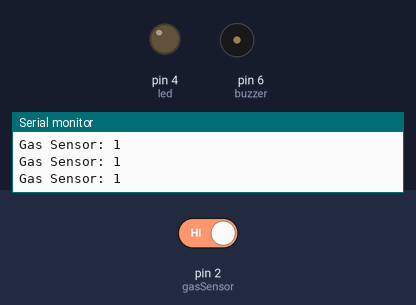
Bench run of a sketch on a simulated Arduino Uno, built with avr-gcc and run on an emulated ATmega328P. Shown: output pins drawn as LEDs (lit = HIGH), buzzer (waves = sounding), the last lines printed to the serial monitor. The test bench sets the inputs (shaded band); at power-on: pin 2 (gasSensor) HIGH.

Above: at 1.2 s.
1.3 s: pin 2 (gasSensor) driven LOW
At 2.5 s:
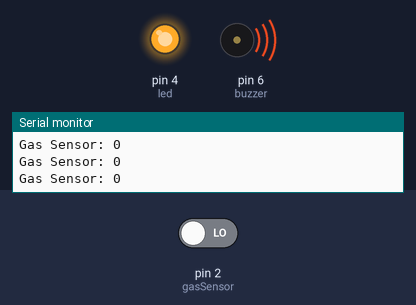
2.8 s: pin 2 (gasSensor) driven HIGH
At 4.0 s:
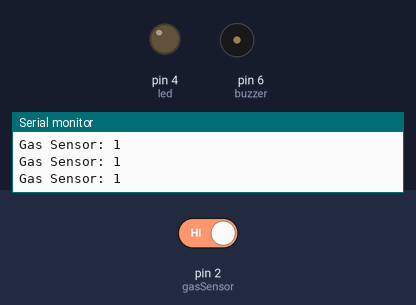
Timing chart, 0 to 5.8 s (numbered marks = the images above; inputs shaded):
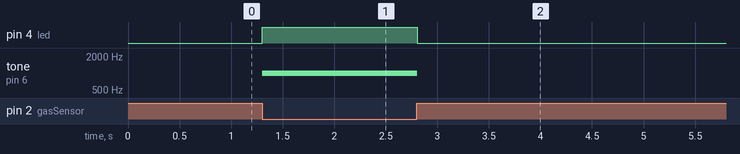

The sketch:

Gas_Leakage_Detection_System_Ardiuno.ino
```cpp
int gasSensor = 2;   // MQ D0 connected to D2

int led = 4;
int buzzer = 6;

void setup() {

  pinMode(gasSensor, INPUT);

  pinMode(led, OUTPUT);
  pinMode(buzzer, OUTPUT);

  Serial.begin(9600);

  // Initially OFF
  digitalWrite(led, LOW);
  noTone(buzzer);
}

void loop() {

  int gasValue = digitalRead(gasSensor);

  Serial.print("Gas Sensor: ");
  Serial.println(gasValue);

  // Smoke/Gas Detected
  if(gasValue == LOW) {

    digitalWrite(led, HIGH);

    // Loud buzzer
    tone(buzzer, 1000);
  }

  // No Smoke
  else {

    digitalWrite(led, LOW);

    noTone(buzzer);
  }

  delay(100);
}
```

Measured:
- after the input at 1.3 s, pin 4 (led): LOW → HIGH at once; tone on pin 6 (buzzer): silent → 1000 Hz at once
- after the input at 2.8 s, pin 4 (led): HIGH → LOW at once; tone on pin 6 (buzzer): 1000 Hz → silent at once
